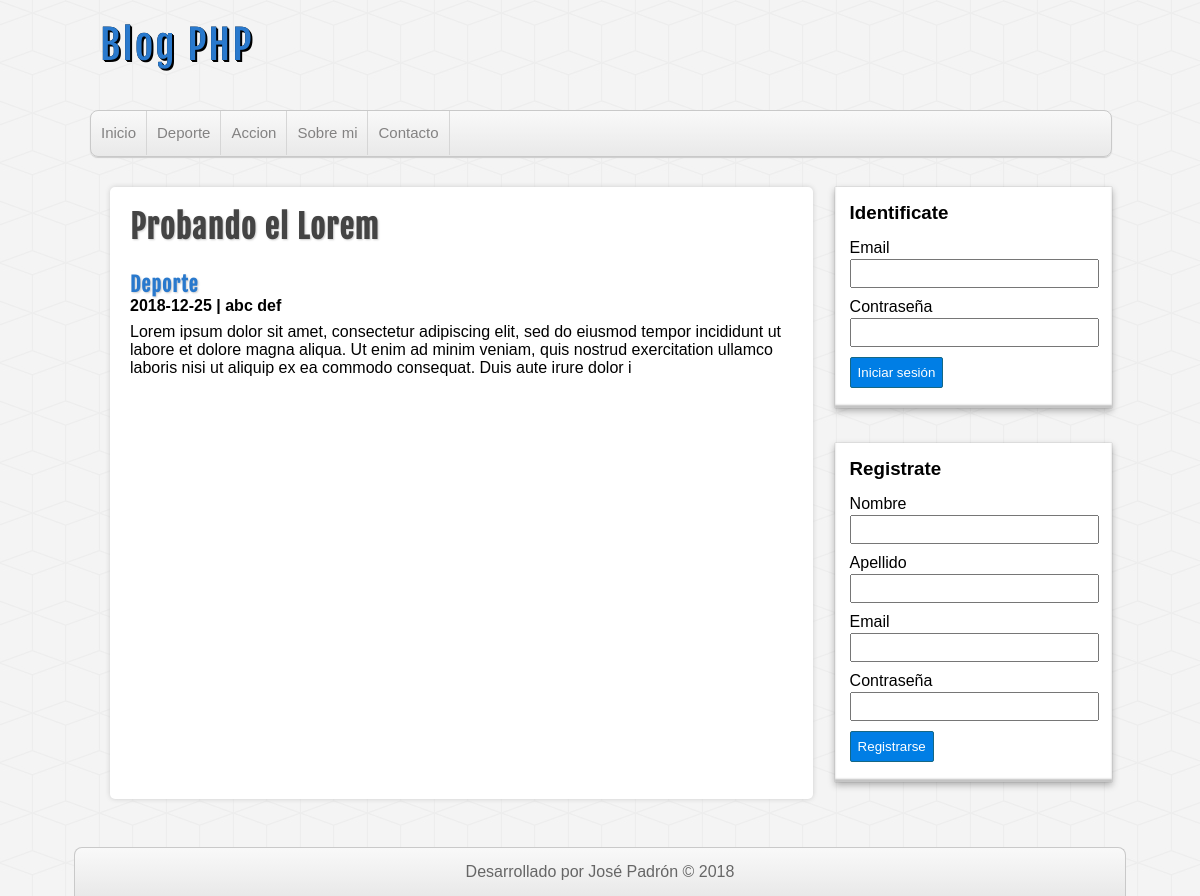
The page /entrada.php?id=2 on the database its author committed.
### tables this page shows
CREATE TABLE `categorias` (
  `ID` int(11) NOT NULL,
  `NOMBRE` varchar(255) NOT NULL
);

CREATE TABLE `entradas` (
  `ID` int(11) NOT NULL,
  `USUARIO_ID` int(11) NOT NULL,
  `CATEGORIA_ID` int(11) NOT NULL,
  `TITULO` varchar(255) NOT NULL,
  `DESCRIPCION` varchar(255) DEFAULT 'Descripcion vacia',
  `FECHA` date DEFAULT NULL
);

### includes/helpers.php (called while the page is built, shortened)
<?php
function conseguirCategorias($db) {
  $sql = "SELECT * FROM categorias ORDER BY id ASC;";
  $categorias = mysqli_query($db, $sql);
  $result = array();
  if ($categorias && mysqli_num_rows($categorias) >= 1) {
    $result = $categorias;
  }
  return $result;
}
function conseguirEntrada($db, $id) {
  $sql = "SELECT e.*, c.nombre AS 'categoria', CONCAT(u.nombre, ' ', u.apellido) as 'usuario' FROM entradas e INNER JOIN categorias c ON e.categoria_id = c.id INNER JOIN usuarios u ON e.usuario_id = u.id WHERE e.id = '$id';";
  $entrada = mysqli_query($db, $sql);
  $result = array();
  if ($entrada && mysqli_num_rows($entrada) >= 1) {
    $result = mysqli_fetch_assoc($entrada);
  }
  return $result;
}

### entrada.php (the view, shortened to what this page needs)
<?php
  require_once 'includes/cabecera.php';
  require_once 'includes/lateral.php';
  $entrada = conseguirEntrada($db, $_GET['id']);
?>
<div id="principal">
  <h1><?= $entrada['TITULO']; ?></h1>
  <a href="categoria.php?id=<?= $entrada['CATEGORIA_ID']; ?>">
    <h2><?= $entrada['categoria']; ?></h2>
  </a>
  <h4><?= $entrada['FECHA']; ?> | <?= $entrada['usuario']; ?></h4>
  <p><?= $entrada['DESCRIPCION']; ?></p>
  <br>
</div>
<?php require_once 'includes/pie.php'; ?>

### includes/cabecera.php (shortened to what this page needs)
<?php
require_once 'conexion.php';
require_once 'helpers.php';
?>
<!DOCTYPE html>
<html lang="es">
  <head>
    <link rel="stylesheet" href="./assets/css/style.css">
  </head>
  <body>
    <header id="cabecera">
      <div id="logo">
        <a href="index.php">Blog PHP</a>
      </div>
      <?php
        $categorias = conseguirCategorias($db);
        if(!empty($categorias)):
      ?>
      <nav id="menu">
        <ul>
          <li><a href="index.php">Inicio</a></li>
          <?php while($categoria = mysqli_fetch_assoc($categorias)): ?>
            <li><a href="categoria.php?id=<?php echo $categoria['ID']; ?>"><?php echo $categoria['NOMBRE']; ?></a></li>
          <?php
            endwhile;
            endif;
          ?>
          <li><a href="index.php">Sobre mi</a></li>
          <li><a href="index.php">Contacto</a></li>
        </ul>
      </nav>
    </header>
    <div id="contenedor">

### assets/css/style.css (style rules this page uses)
* { margin: 0px; padding: 0px; font-family: sans-serif, Helvetica, Arial; text-decoration: none; }
body { background: url(../img/cubes.png) #f4f4f4; }
#cabecera { width: 85%; height: auto; background: transparent; margin: 0px auto; }
#logo { float: left; width: 540px; height: 110px; }
#logo a { font-family: "fajala", Helvetica; font-size: 40px; letter-spacing: 2px; color: #2979cd; text-shadow: 0px 0px 0px black, 1px 1px 0px black, 2px 2px 0px black; transition: all 500ms; line-height: 90px; margin-left: 10px; }
#menu { clear: both; width: 100%; height: 45px; background: linear-gradient(to bottom, #f9f9f9 0px, #e9e9e9 100%); border: 1px solid #c9c9c9; border-radius: 8px; box-shadow: 0px 1px 1px #ccc; overflow: hidden; }
#menu ul { list-style: none; }
#menu ul li { float: left; line-height: 44px; border-right: 1px solid #d6d6d6; }
#menu ul li a { display: block; padding-left: 10px; padding-right: 10px; font-size: 15px; color: #838282; }
#contenedor { width: 85%; height: auto; margin: 0px auto; margin-top: 30px; margin-bottom: 30px; }
#principal { float: left; width: 65%; min-height: 572px; background: white; border-radius: 5px; box-shadow: 0px 0px 5px #ccc; margin-left: 20px; padding: 20px; overflow: hidden; }
#principal a { color: #333; }
#principal h1 { font-size: 32px; color: #444; letter-spacing: 1px; text-shadow: 1px 1px 2px #ccc; font-family: "fajala"; }
#principal h2 { font-size: 20px; color: #2979cd; text-shadow: 1px 1px 2px #ccc; letter-spacing: 1px; font-family: "fajala"; margin-top: 25px; }
#principal p { margin-top: 8px; }

### rows shown on the page
categorias: NOMBRE "Deporte"
categorias: NOMBRE "Accion"
entradas: TITULO "Probando el Lorem", CATEGORIA_ID.NOMBRE "Deporte", FECHA "2018-12-25", DESCRIPCION "Lorem ipsum dolor sit amet, consectetur adipiscing elit, sed do eiusmod tempor incididunt ut labore et dolore magna aliqua. Ut enim ad minim veniam, quis nostrud exercitation ullamco laboris nisi ut aliquip ex ea commodo consequat. Duis aute irure dolor i"

### other values the page prints
$entrada['usuario'] "abc def"
